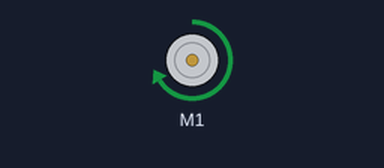
The sketch below on a simulated Arduino Uno, built with avr-gcc and run on an emulated ATmega328P. On the bench: DC motor (green arrow = forward, orange = backward, longer = faster). What the sketch prints to the serial monitor is not drawn.

Above: at 0.1 s.
Timing chart, 0 to 1.6 s (numbered marks = the images above):
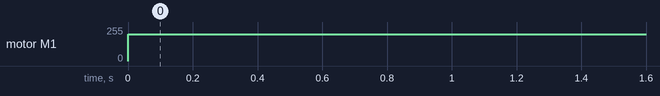

Measured:
- by itself, motor M1: stopped → forward 200/255 at 0.00 s

The sketch:

motor_dc.ino
```cpp
#include <AFMotor.h>

AF_DCMotor motor(1);


void setup() {
  // put your setup code here, to run once:
  Serial.begin(115200);
  motor.run(RELEASE);
  motor.setSpeed(200);

}

void loop() {
  Serial.println("MOTOR");
  // put your main code here, to run repeatedly:
  motor.run(FORWARD);
  delay(2000);

}
```
